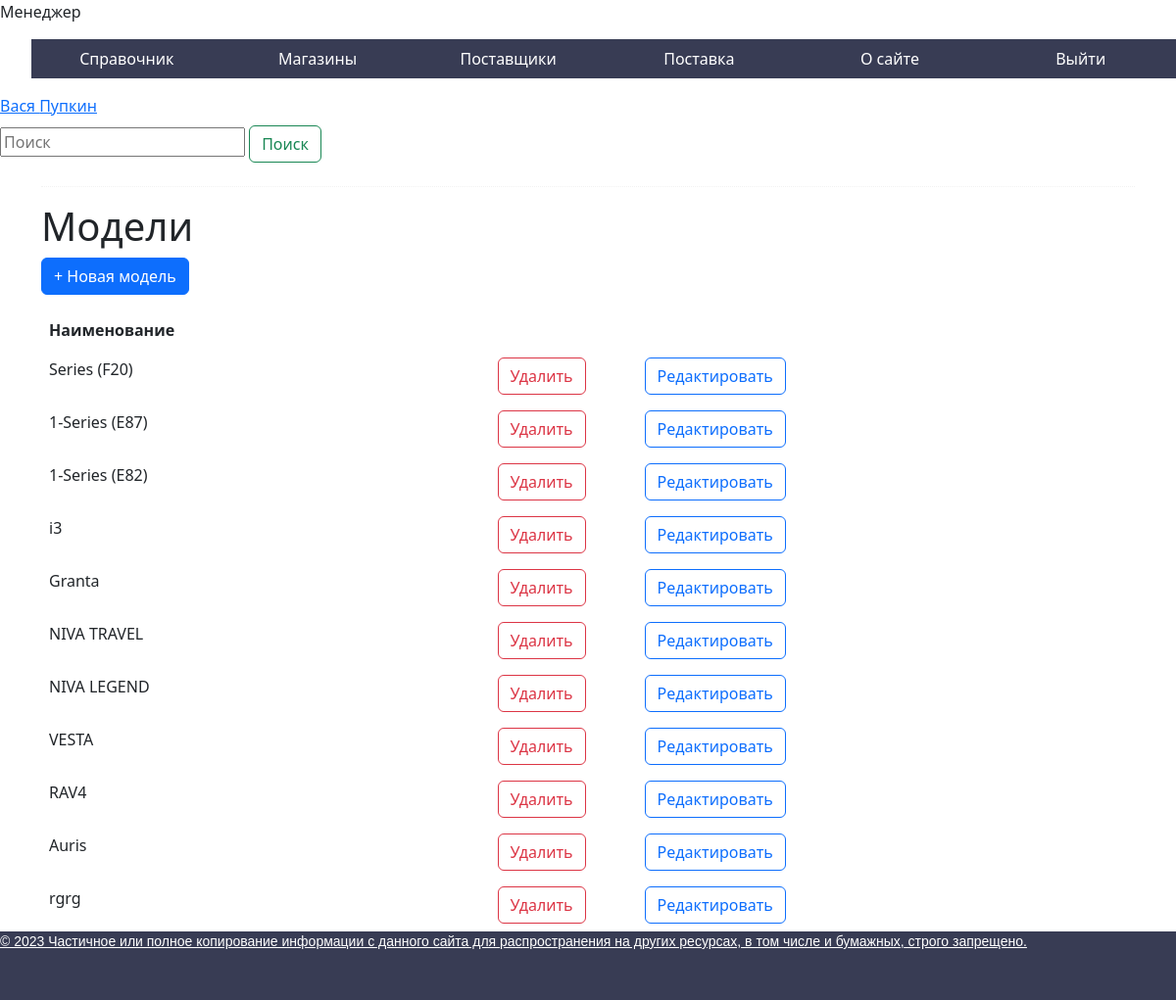
The page /manager/models/ (signed in) on the database its author committed.
### autodocapp/models.py (models this page shows, shortened)
class CustomUser(AbstractUser):
    ROLES = (
        ('administrator', "Администратор"),
        ('manager', "Менеджер"),
        ('storekeeper', "Кладовщик"),
        ('salesman', "Продавец"),
        ('director', "Директор")
    )
    surname = models.CharField(max_length=30, verbose_name='Фамилия')
    last_name = models.CharField(max_length=30, verbose_name='Отчество')
    birth_date = models.DateField(verbose_name='Дата рождения', null=True)
    photo = models.ImageField(upload_to="photos/%Y/%m/%d/", verbose_name='Фотография')
    role = models.CharField(default='salesman', max_length=50, choices=ROLES, verbose_name='Роль')

class Models (models.Model):
    model = models.CharField(max_length=50, verbose_name='Модель марки')

### autodocapp/views/manager/models.py (the view)
def PrintModels(request):
    if request.user.is_authenticated:
        role = CheckRole(request)
        models = Models.objects.all()
        return render(request, 'autodocapp/models.html', {'role': role, 'title': 'Модели', 'models': models})
    else:
        return redirect('authorization')

### autodocapp/views/__init__.py (called while the page is built)
def CheckRole(request):
    user = request.user
    role = dict(CustomUser.ROLES).get(user.role)
    return role

### autodocapp/templates/autodocapp/models.html (shortened to what this page needs)
{% extends 'autodocapp/base.html' %}
{% block content %}
<div class="">
    <form class="form-inline my-2 my-lg-0" action="{% url 'search_model' %}" method="get">
        <input class="search" type="search" placeholder="Поиск" aria-label="Поиск" name="q">
        <button class="btn btn-outline-success my-2 my-sm" type="submit">Поиск</button>
    </form>
</div>
<div class="container">
    <div class="col-md-12 well">
        <hr style="border-top:1px dotted #ccc;"/>
        <h1 class="page-header">Модели</h1>
          <p>
            <button type="button" class="btn btn-primary js-create">
              + Новая модель
            </button>
         </p>
        <table class="table table-borderless table-hover" id="table">
            <thead>
              <tr>
                <th scope="col">Наименование</th>
              </tr>
            </thead>
            <tbody>
                {% for m in models %}
                <tr class="record">
                    <td>{{m.model}}</td>
                    <td style="width: 150px">
                        <a class="btn_delete_record btn-outline-danger" href="{% url 'delete_model' m.id %}"><button class="btn btn-outline-danger">Удалить</button></a>
                    </td>
                    <td>
                        <a class="BthEditModel btn-outline-primary" href="{% url 'edit_model' m.id %}"><button class="btn btn-outline-primary">Редактировать</button></a>
                    </td>
                </tr>
                {% empty %}
                <tr>
                    <td colspan="8" class="text-center">Нет моделей</td>
                </tr>
                {% endfor %}
            </tbody>
        </table>
    </div>
</div>
{% endblock %}

### autodocapp/templates/autodocapp/base.html (shortened to what this page needs)
{% load static %}
<!DOCTYPE html>
<html lang="en">
<head>
    <link  href="{% static 'autodocapp/css/styles.css' %}" rel="stylesheet">
    <link  href="{% static 'bootstrap/css/bootstrap.min.css' %}" rel="stylesheet">
</head>
<body>
{% if role == 'Администратор' %}
    <p>Администратор</p>
    <ul class="menu">
        <li><a href="">Автозапчасти</a></li>
        <li><a href="">Автозапчасти в магазине</a></li>
        <li><a href="">О сайте</a></li>
        <li><a href="{% url 'logout' %}">Выйти</a></li>
    </ul>
{% elif role == 'Менеджер' %}
    <p>Менеджер</p>
    <ul class="menu">
        <li><a href="">Справочник</a>
        </li>
        <li><a href="{% url 'store_departments' %}">Магазины</a></li>
        <li><a href="{% url 'suppliers' %}">Поставщики</a></li>
        <li><a href="{% url 'supply' %}">Поставка</a></li>
        <li><a href="{% url 'about' %}">О сайте</a></li>
        <li><a href="{% url 'logout' %}">Выйти</a></li>
    </ul>
{% endif %}
<a href="">{{ user.first_name }} {{ user.surname }}</a>
{% block content %}
{% endblock %}
<div id="footer">
    <p>&copy; 2023 Частичное или полное копирование информации с данного сайта для распространения на других ресурсах, в том числе и бумажных, строго запрещено.</p>
</div>
</body>
</html>

### autodocapp/static/autodocapp/css/styles.css (style rules this page uses)
.menu { display: flex; }
.menu li { width: 200px; list-style: none; background: #383c54; position: relative; }
.menu a { color: #fff; text-decoration: none; display: block; text-align: center; padding: 0 10px; height: 40px; line-height: 40px; transition: all .5s; }
#footer { background: #383c54; color: #aaa; font-size: 14px; font-family: Verdana, Geneva, Arial, Helvetica; text-align: left; overflow: hidden; position:fixed; right:0; bottom:0; width:100%; height: 70px; }
#footer p { text-decoration: underline; color: #fff; }
.container { background-color: #FFFFFF; }
.search { width: 250px; }

### rows shown on the page
CustomUser: first_name "Вася", surname "Пупкин"
Models: model "Series (F20)"
Models: model "1-Series (E87)"
Models: model "1-Series (E82)"
Models: model "i3"
Models: model "Granta"
Models: model "NIVA TRAVEL"
Models: model "NIVA LEGEND"
Models: model "VESTA"
Models: model "RAV4"
Models: model "Auris"
Models: model "rgrg"
